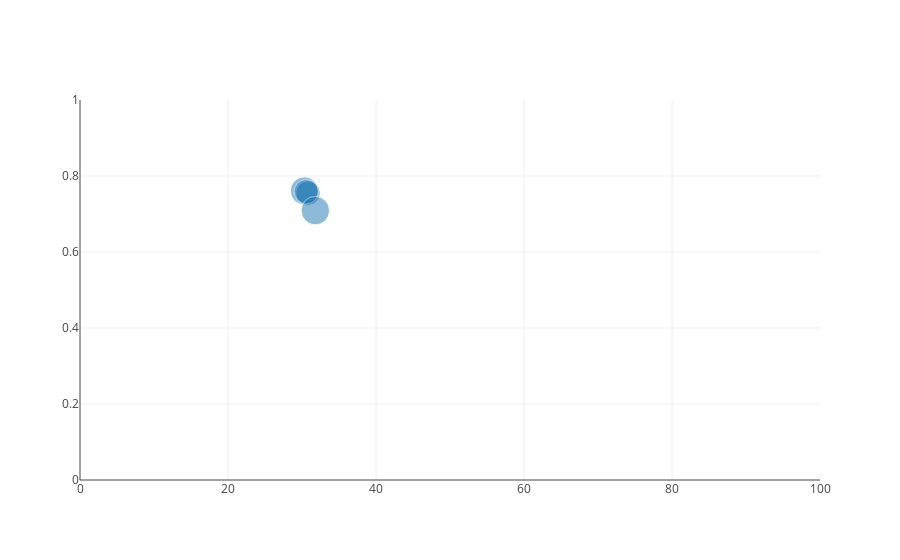

This figure's notebook cell:
### Code cell
trace1=go.Scatter(
        y=francegender,
        x=francestem,
        mode='markers',
        marker=dict(
            size=francegdp/100000000000,
            opacity=0.5))
data=[trace1]
layout= go.Layout(
    xaxis=dict(
        range=[0,100]),
    yaxis=dict(
        range=[0,1]),
    )

fig=go.Figure(data=data,layout=layout)
py.offline.iplot(fig)

    
# bubble_countries.loc[bubble_countries['Country Name']=='Angola',['2006_gendergap']]

### Figure 1 — Plotly figure (JSON) as saved in the notebook; plotly's stock layout.template omitted (floating-point values rounded to 4 significant figures)
{"data": [{"marker": {"opacity": 0.5, "size": [28.11, 24.65, 24.38, 2.684e-05, 28.52]}, "mode": "markers", "type": "scatter", "uid": "1ab4c82e-6ce6-4822-86cd-3c2921574f50", "x": [30.33, 30.81, 30.57, 31.23, 31.81], "y": [0.761, 0.755, 0.7588, 0.6984, 0.7089]}], "layout": {"xaxis": {"range": [0, 100]}, "yaxis": {"range": [0, 1]}}}
